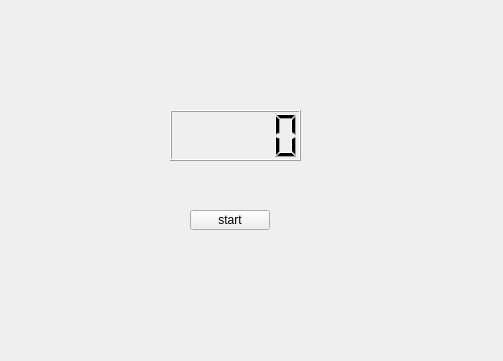
<?xml version="1.0" encoding="UTF-8"?>
<ui version="4.0">
 <class>MyWidget</class>
 <widget class="QWidget" name="MyWidget">
  <property name="geometry">
   <rect>
    <x>0</x>
    <y>0</y>
    <width>503</width>
    <height>361</height>
   </rect>
  </property>
  <property name="windowTitle">
   <string>MyWidget</string>
  </property>
  <widget class="QLCDNumber" name="lcdNumber">
   <property name="geometry">
    <rect>
     <x>170</x>
     <y>110</y>
     <width>131</width>
     <height>51</height>
    </rect>
   </property>
  </widget>
  <widget class="QPushButton" name="pushButton">
   <property name="geometry">
    <rect>
     <x>190</x>
     <y>210</y>
     <width>80</width>
     <height>20</height>
    </rect>
   </property>
   <property name="text">
    <string>start</string>
   </property>
  </widget>
 </widget>
 <layoutdefault spacing="6" margin="11"/>
 <resources/>
 <connections/>
</ui>
